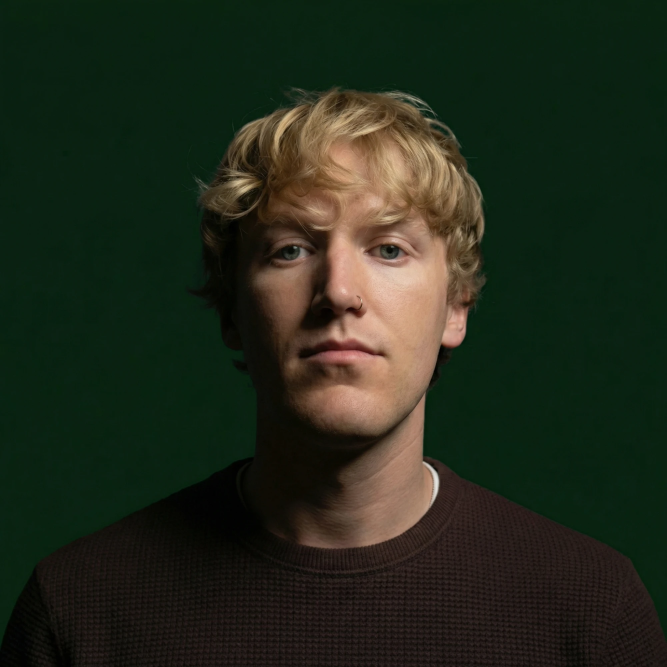
#> input picture source/portrait.webp, 2000 x 2000 px (shown at 1/3 size)
$ python gen-relief.py
#> lines starting #> are read from the running program, lines starting #| are printed output that depends on the picture
#!/usr/bin/env python3
"""Turn a portrait into the cube sculpture's source data.

The card renders one cube per cell of a low-res grid: the cell's brightness
drives how far the cube pushes toward the viewer, so a photograph becomes a
relief. This script does the expensive part once, at build time, and emits a
tiny RGBA PNG:

    RGB   = height (luminance of the subject, contrast-normalised)
    alpha = mask   (0 where the background was keyed out)

Usage:
    python3 scripts/gen-relief.py [source-image]

Defaults to source/portrait.webp. Re-run it after swapping the photo.
"""

import pathlib
import sys
from collections import deque

from PIL import Image, ImageOps

ROOT = pathlib.Path(__file__).resolve().parent.parent
DEFAULT_SRC = ROOT / "source" / "portrait.webp"

# Longest grid dimension. The short side follows the subject's aspect, so a
# tall head gets a tall grid rather than a square one padded with background.
# Every filled cell becomes a cube; 96 keeps the count comfortable on a phone.
GRID = 128

# Background keying. The portrait is shot on a flat green backdrop, and skin,
# blonde hair and a dark red jumper are all red-dominant, so green dominance
# separates subject from ground without a chroma-key library.
GREEN_MARGIN = 4

# Dark pixels connected to the frame edge count as background too.
DARK_CUTOFF = 20

# Framing. The subject is auto-cropped to its own bounding box plus this much
# padding (as a fraction of the longer side), then squared — so the relief is
# framed on the person rather than on however the photo happened to be shot.
PAD = 0.10

# Contrast. Black and white points are taken from percentiles of the subject's
# own luminance rather than fixed values: a photograph rarely uses the full
# range, and unused range is lost relief depth.
BLACK_PCT = 2.0
WHITE_PCT = 98.0


def is_background(r: int, g: int, b: int, a: int = 255) -> bool:
    if a < 128:
        return True
    if g > r + GREEN_MARGIN and g > b + GREEN_MARGIN:
        return True
    if r > 240 and g > 240 and b > 240:
        return True
    return max(r, g, b) < DARK_CUTOFF


def flood_background(px, w: int, h: int) -> list[bool]:
    """True where the pixel is background.

    Keying on colour alone punches holes anywhere the subject happens to be
    greenish or dark, so candidates are flood-filled from the frame edge
    instead: only background that actually connects to the border is removed,
    and an eye socket or a dark collar in the middle of the subject survives.
    """
    bg = [False] * (w * h)
    queue = deque()

    for i in range(w * h):
        x, y = i % w, i // w
        if (x == 0 or y == 0 or x == w - 1 or y == h - 1) and is_background(*px[i]):
            bg[i] = True
            queue.append(i)

    while queue:
        i = queue.popleft()
        x, y = i % w, i // w
        for dx, dy in ((1, 0), (-1, 0), (0, 1), (0, -1)):
            nx, ny = x + dx, y + dy
            if not (0 <= nx < w and 0 <= ny < h):
                continue
            j = ny * w + nx
            if not bg[j] and is_background(*px[j]):
                bg[j] = True
                queue.append(j)

    return bg


def subject_box(im: Image.Image, probe: int = 192) -> tuple[int, int, int, int]:
    """Find the subject's padded bounding box, in source pixels.

    Deliberately not squared. A head is much taller than it is wide, so
    squaring the crop spends most of the grid on empty background — on this
    portrait it put only 2.3k of 9.2k cells on the face. The grid takes the
    subject's aspect instead and every cube lands on him.
    """
    small = im.resize((probe, probe), Image.BOX)
    bg = despeckle(flood_background(list(small.get_flattened_data() if hasattr(small, "get_flattened_data") else small.getdata()), probe, probe), probe, probe)

    xs = sorted(i % probe for i, is_bg in enumerate(bg) if not is_bg)
    ys = sorted(i // probe for i, is_bg in enumerate(bg) if not is_bg)
    if not xs:
        raise SystemExit("Keying removed the entire image — check GREEN_MARGIN/DARK_CUTOFF")

    # Percentile bounds, not min/max: a handful of stray cells that survive the
    # key at the frame edge would otherwise drag the box out to nearly the full
    # image and leave the head sitting small in the middle of it.
    sx, sy = im.width / probe, im.height / probe
    left, right = percentile(xs, 0.5) * sx, (percentile(xs, 99.5) + 1) * sx
    top, bottom = percentile(ys, 0.5) * sy, (percentile(ys, 99.5) + 1) * sy

    pad_x = (right - left) * PAD
    pad_y = (bottom - top) * PAD
    x0 = round(max(left - pad_x, 0))
    y0 = round(max(top - pad_y, 0))
    x1 = round(min(right + pad_x, im.width))
    y1 = round(min(bottom + pad_y, im.height))
    return x0, y0, x1, y1


def percentile(values: list[int], pct: float) -> float:
    if not values:
        return 0.0
    ordered = sorted(values)
    k = (len(ordered) - 1) * pct / 100.0
    lo = int(k)
    hi = min(lo + 1, len(ordered) - 1)
    return ordered[lo] + (ordered[hi] - ordered[lo]) * (k - lo)


def despeckle(bg: list[bool], w: int, h: int) -> list[bool]:
    """Drop isolated subject cells, which read as floating grit in 3D."""
    out = list(bg)
    for i in range(w * h):
        if bg[i]:
            continue
        x, y = i % w, i // w
        neighbours = sum(
            1
            for dx, dy in ((1, 0), (-1, 0), (0, 1), (0, -1))
            if 0 <= x + dx < w and 0 <= y + dy < h and not bg[(y + dy) * w + (x + dx)]
        )
        if neighbours <= 1:
            out[i] = True
    return out


def main() -> None:
    src = pathlib.Path(sys.argv[1]) if len(sys.argv) > 1 else DEFAULT_SRC
    if not src.exists():
        sys.exit(f"No source image at {src}")

    full = Image.open(src).convert("RGBA")
    box = subject_box(full)
#> in subject_box, `small = im.resize((probe, probe), Image.BOX)`:
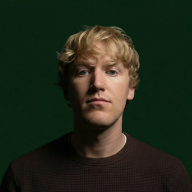
#> small: PIL image 192x192 RGBA; mean R, G, B, A 34.3, 41.5, 27, 255
#> after the loop in flood_background, `for i in range(w * h):`: bg = 36864 items
#> in subject_box, `xs = sorted(i % probe for i, is_bg in enumerate(bg) if not is_bg)`: xs = 12901 values from 11 to 191
#> in subject_box, `ys = sorted(i // probe for i, is_bg in enumerate(bg) if not is_bg)`: ys = 12901 values from 26 to 191
#> in percentile, `ordered = sorted(values)`: ordered = 12901 values from 11 to 191
#> in percentile, `k = (len(ordered) - 1) * pct / 100.0`: k = 64.5
#> in percentile, `lo = int(k)`: lo = 64
#> in percentile, `hi = min(lo + 1, len(ordered) - 1)`: hi = 65
#> in subject_box, `left, right = percentile(xs, 0.5) * sx, (percentile(xs, 99.5) + 1) * sx`: left = 166.7; right = 1958.3
#> in subject_box, `top, bottom = percentile(ys, 0.5) * sy, (percentile(ys, 99.5) + 1) * sy`: top = 302.1; bottom = 2000
#> in subject_box, `pad_x = (right - left) * PAD`: pad_x = 179.2
#> in subject_box, `pad_y = (bottom - top) * PAD`: pad_y = 169.8
#> in subject_box, `x0 = round(max(left - pad_x, 0))`: x0 = 0
#> in subject_box, `y0 = round(max(top - pad_y, 0))`: y0 = 132
#> in subject_box, `x1 = round(min(right + pad_x, im.width))`: x1 = 2000
#> box = (0, 132, 2000, 2000)
    print(f"source {full.width}x{full.height} → subject box {box}")
#| source 2000x2000 → subject box (0, 132, 2000, 2000)

    # BOX averages the source pixels falling into each cell, which is what we
    # want: each cube represents its whole cell, not one sampled pixel.
    crop = full.crop(box)
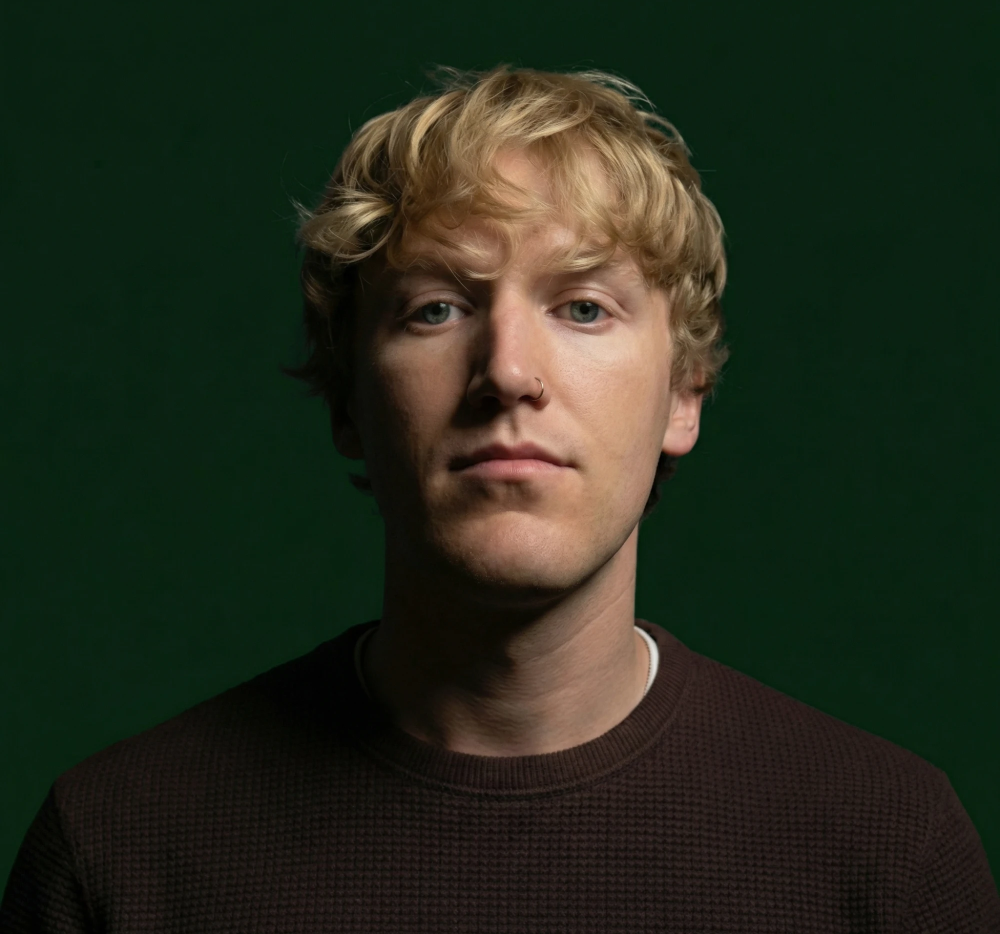
#> crop: PIL image 2000x1868 RGBA (shown at 1/2 size); mean R, G, B, A 36.1, 42, 27.8, 255
    if crop.width >= crop.height:
        gw, gh = GRID, max(1, round(GRID * crop.height / crop.width))
#> gw = 128; gh = 120
    else:
        gw, gh = max(1, round(GRID * crop.width / crop.height)), GRID
    colour = crop.resize((gw, gh), Image.BOX)
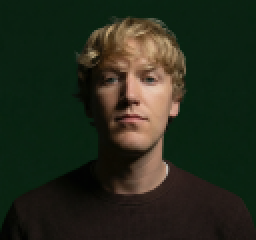
#> colour: PIL image 128x120 RGBA (shown 2 times larger); mean R, G, B, A 36.2, 42.1, 27.8, 255
    px = list(colour.getdata())
#> px = 15360 items, first 6: (10, 33, 18, 255), (10, 33, 18, 255), (10, 33, 17, 255), (9, 32, 17, 255), (10, 33, 18, 255), (10, 33, 17, 255)
    bg = despeckle(flood_background(px, gw, gh), gw, gh)
#> bg = 15360 items, first 6: True, True, True, True, True, True

    lum = list(ImageOps.grayscale(colour).getdata())
#> lum = 15360 values, max 205 at index 5836, min 2 at index 4524, mean 38.66
    subject = [v for i, v in enumerate(lum) if not bg[i]]
#> subject = 5747 values, max 205 at index 1558, min 4 at index 1806, mean 65.24
    black = percentile(subject, BLACK_PCT)
#> black = 18
    white = percentile(subject, WHITE_PCT)
#> white = 180
    span = max(white - black, 1.0)
#> span = 162
    print(f"contrast: black={black:.0f} white={white:.0f} over {len(subject)} cells")
#| contrast: black=18 white=180 over 5747 cells

    out = Image.new("RGBA", (gw, gh))
#> out: PIL image 128x120 RGBA; every value is 0
    pixels = []
    for i, value in enumerate(lum):
        if bg[i]:
            pixels.append((0, 0, 0, 0))
            continue
        n = min(1.0, max(0.0, (value - black) / span))
        v = round(n * 255)
        pixels.append((v, v, v, 255))
#> this loop made 15360 passes
#> value on passes 1 to 3: 24, 24, 24
#> after the loop, pixels = 15360 items, first 6: (0, 0, 0, 0), (0, 0, 0, 0), (0, 0, 0, 0), (0, 0, 0, 0), (0, 0, 0, 0), (0, 0, 0, 0)

    out.putdata(pixels)
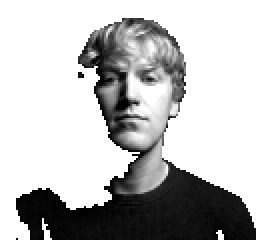
#> out: PIL image 128x120 RGBA (shown 2 times larger); mean R, G, B, A 27.7, 27.7, 27.7, 95.4; transparent parts drawn white
    dest = ROOT / "relief.png"
    out.save(dest, optimize=True)
    print(f"{dest.name}: {gw}x{gh}, {len(subject)} cubes, {dest.stat().st_size} bytes")
#| relief.png: 128x120, 5747 cubes, 10205 bytes

    # A scaled-up preview, purely so the keying can be eyeballed.
    preview = out.resize((gw * 4, gh * 4), Image.NEAREST)
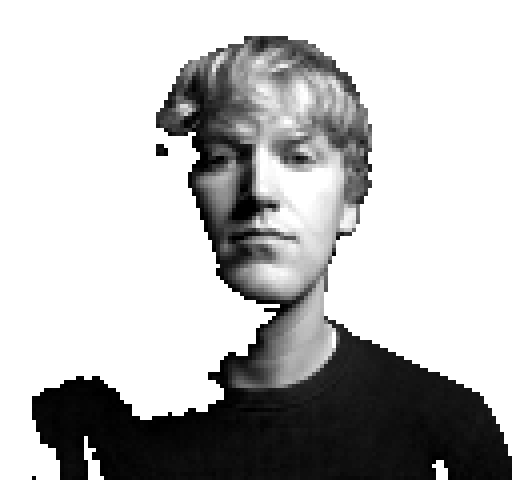
#> preview: PIL image 512x480 RGBA; mean R, G, B, A 27.7, 27.7, 27.7, 95.4; transparent parts drawn white
    flat = Image.new("RGB", preview.size, (0, 34, 10))
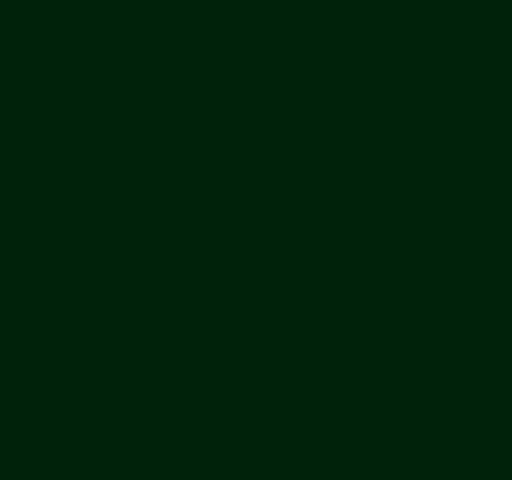
#> flat: PIL image 512x480 RGB; mean R, G, B 0, 34, 10
    flat.paste(preview, (0, 0), preview)
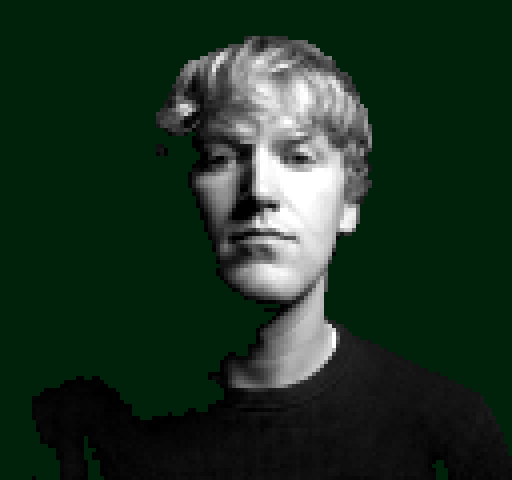
#> flat: PIL image 512x480 RGB; mean R, G, B 27.7, 49, 34
    flat.save(ROOT / "relief-preview.png")


if __name__ == "__main__":
    main()
